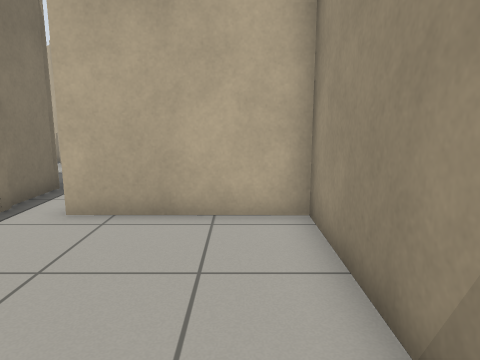
[1] (above)

22 first-person views from a walk through a Gazebo world. The camera is 0.94 m above the floor, tilts 10° down and sees 70° across. The floor is counted in squares, 0.5 m on a side. Each view is taken from the middle of a square. On the plan, view 1 faces up. The plan holds only what a view shows up to about 17 squares ahead; the rest is blank. The robots in the file are not drawn. Simple patterns stand in for the simulator's built-in surfaces.

[2]
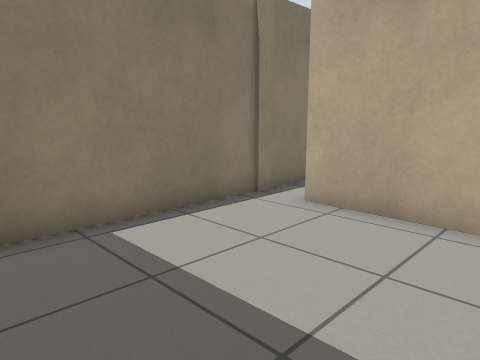

[3]
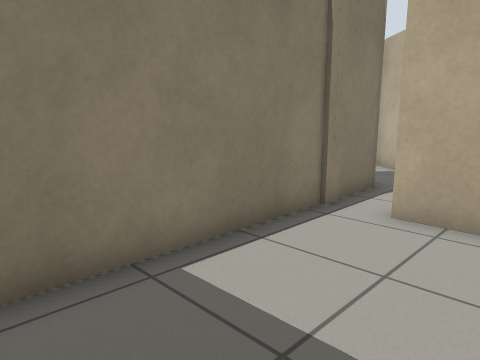

[4]
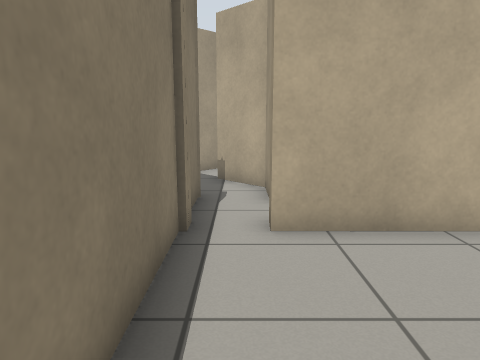

[5]
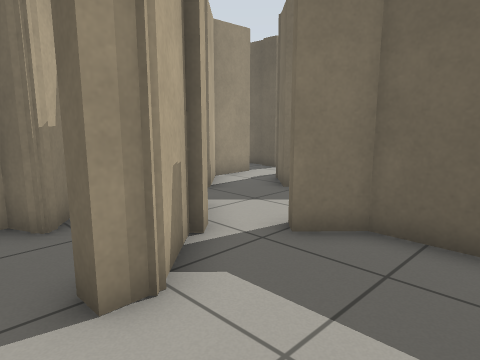

[6]
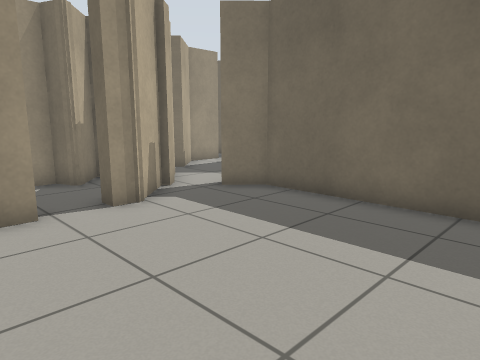

[7]
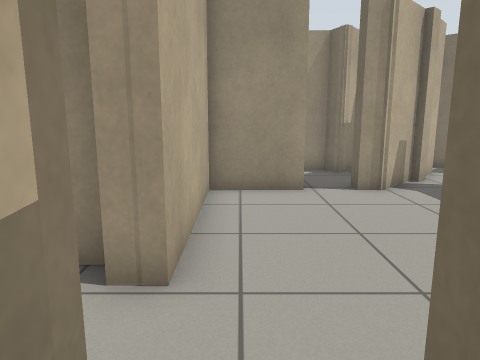

[8]
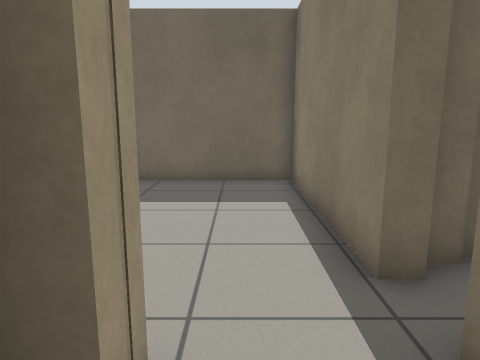

[9]
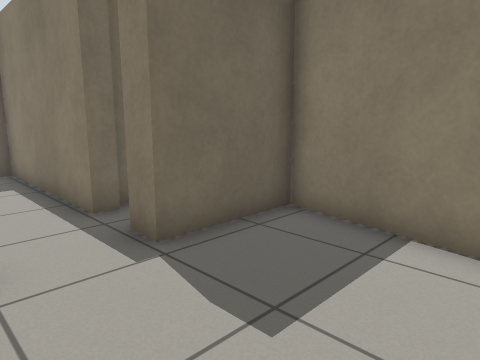

[10]
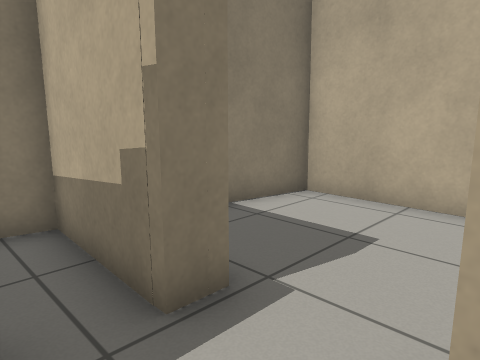

[11]
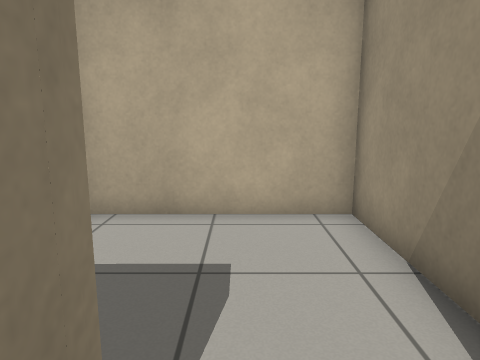

[12]
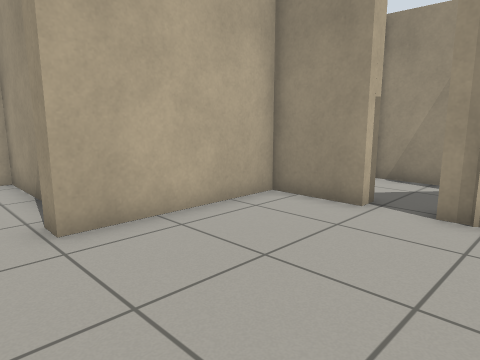

[13]
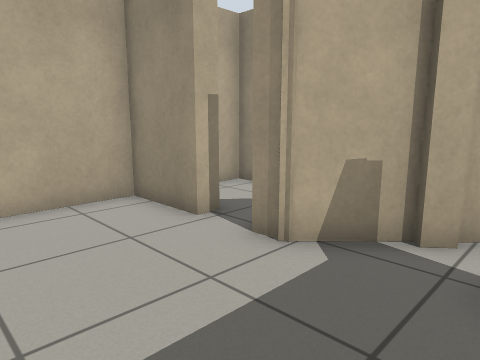

[14]
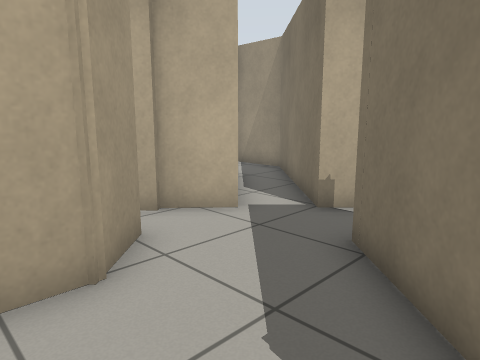

[15]
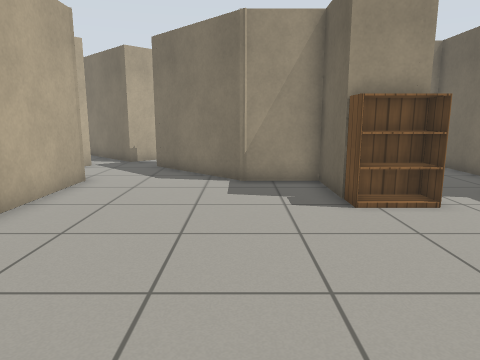

[16]
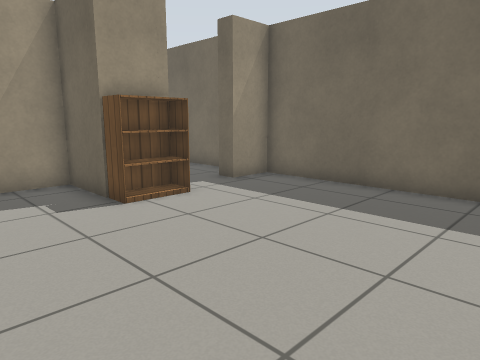

[17]
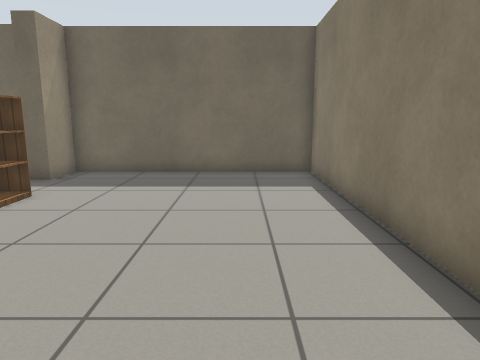

[18]
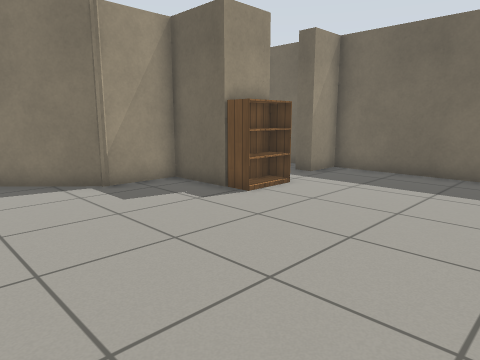

[19]
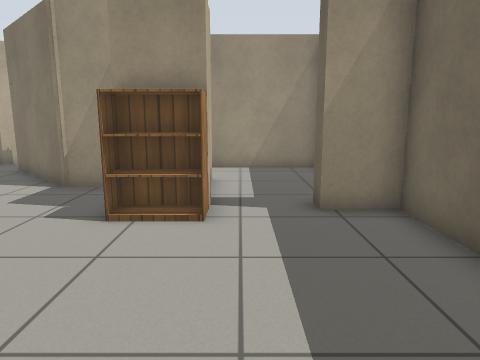

[20]
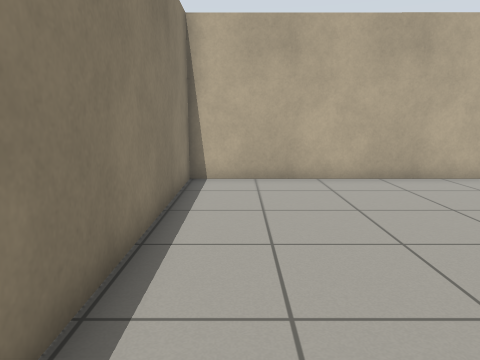

[21]
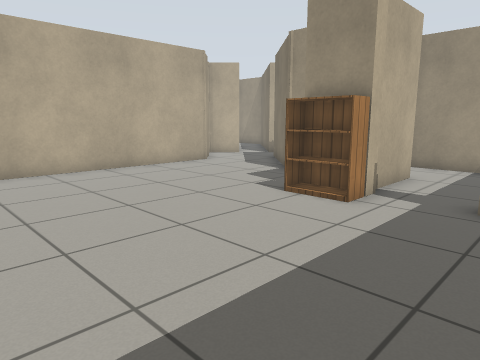

[22]
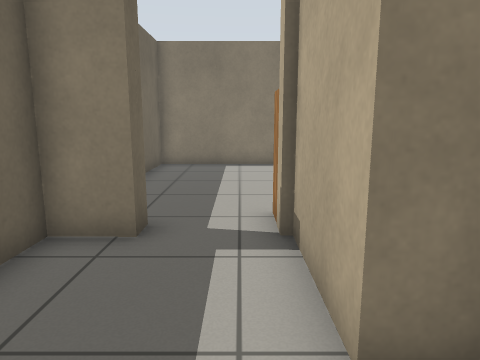

### Floor plan
Points are (right, up) in squares from view 1. A wall is a line through its corners. A room is listed if a view was taken in it or the views show most of it. See-through windows are left out.
Room 1 (views 1, 2, 3, 4)
walls: (1.4, 1.8) (1.4, 6.6) (-3.3, 6.6) (-3.3, 7.4); (-5.1, 7.6) (-5, 0.5)
ways out: opening at (-4, 7) to room 6
Room 2 (views 5, 6, 7, 10, 11, 12, 13)
walls: (-17.3, 19.2) (-16.7, 19.2) (-16.7, 12.5) (-9.6, 12.5) (-8.7, 13.4); (-17.9, 18.8) (-17.3, 18.8); (-16.7, 21.5) (-16.7, 20.8) (-20.2, 20.8) (-20.4, 19.9); (-8.9, 18.3) (-8.9, 20.8) (-14.3, 20.8) (-14.3, 21.5); (-7.4, 14.6) (-8.9, 16.2)
ways out: opening at (-15.5, 21) to room 3; opening at (-9, 14) to room 6; opening at (-9, 17.5) to room 7
Room 3 (views 8, 9)
walls: (-13.8, 21.5) (-13.7, 26.7) (-19.2, 26.7) (-20.1, 21.5) (-16.7, 21.5)
ways out: opening at (-15.5, 21) to room 2
Room 4 (views 14, 15, 16, 17, 18, 19, 20, 21)
walls: (-11.6, 4.5) (-9.5, 4.5) (-9.5, 6.9) (-8.1, 8.3); (-12, 2.7) (-12, 3.6); (-9.5, 11.8) (-20.6, 11.9) (-20.6, -1.4) (-12, -1.4) (-12, 0.3)
ways out: opening at (-12, 1.5) to room 5; opening at (-9, 10) to room 6
objects: bookshelf (-13, 3) to (-12, 4)
Room 5 (view 22)
walls: (-8.3, 3.8) (-8.3, 2.9) (-11.4, 2.9); (-11.4, 2.7) (-12, 2.7); (-12, 0.3) (-11.3, 0.3) (-11.3, -1.1) (-5.5, -1.1) (-5.5, 3.9)
ways out: opening at (-12, 1.5) to room 4
Room 6 (no view inside)
walls: (-8.1, 8.3) (-6.1, 10.4) (-5.1, 9.3) (-5.1, 7.6); (-8.7, 13.4) (-8.3, 13) (-9.5, 11.8); (-7.3, 14.1) (-7.7, 14.6); (-4.8, 14.3) (-5.9, 13.1) (-7.1, 14.3); (-3.3, 8.8) (-3.3, 10.4) (-4.7, 11.8) (-2, 14.6)
ways out: opening at (-4, 7) to room 1; opening at (-9, 14) to room 2; opening at (-9, 10) to room 4; opening at (-3, 8)
Room 7 (no view inside)
walls: (-8.2, 18.3) (-8.9, 18.3); (-5.9, 16.4) (-5.1, 16.8) (-5.1, 19.7); (-8.9, 16.2) (-8.9, 16.8) (-8.3, 16.8); (-5.3, 20.1) (-5.3, 20.8) (-6.2, 20.8)
ways out: opening at (-9, 17.5) to room 2

Positions as (right, up) in squares from view 1, and headings:
1: (0, 0), facing up
2: (1, 0), facing up-left
3: (-1, 0), facing up-left
4: (-4, 1), facing up
5: (-12, 18), facing down-right
6: (-16, 20), facing down-right
7: (-18, 20), facing right
8: (-15, 23), facing down
9: (-14, 26), facing down-left
10: (-14, 19), facing up-left
11: (-16, 20), facing up
12: (-16, 15), facing up-right
13: (-13, 13), facing up-right
14: (-11, 8), facing up-right
15: (-20, 7), facing right
16: (-20, 8), facing down-right
17: (-18, 11), facing down
18: (-19, 11), facing down-right
19: (-19, 2), facing right
20: (-19, 1), facing up
21: (-20, -1), facing up-right
22: (-6, 2), facing left
